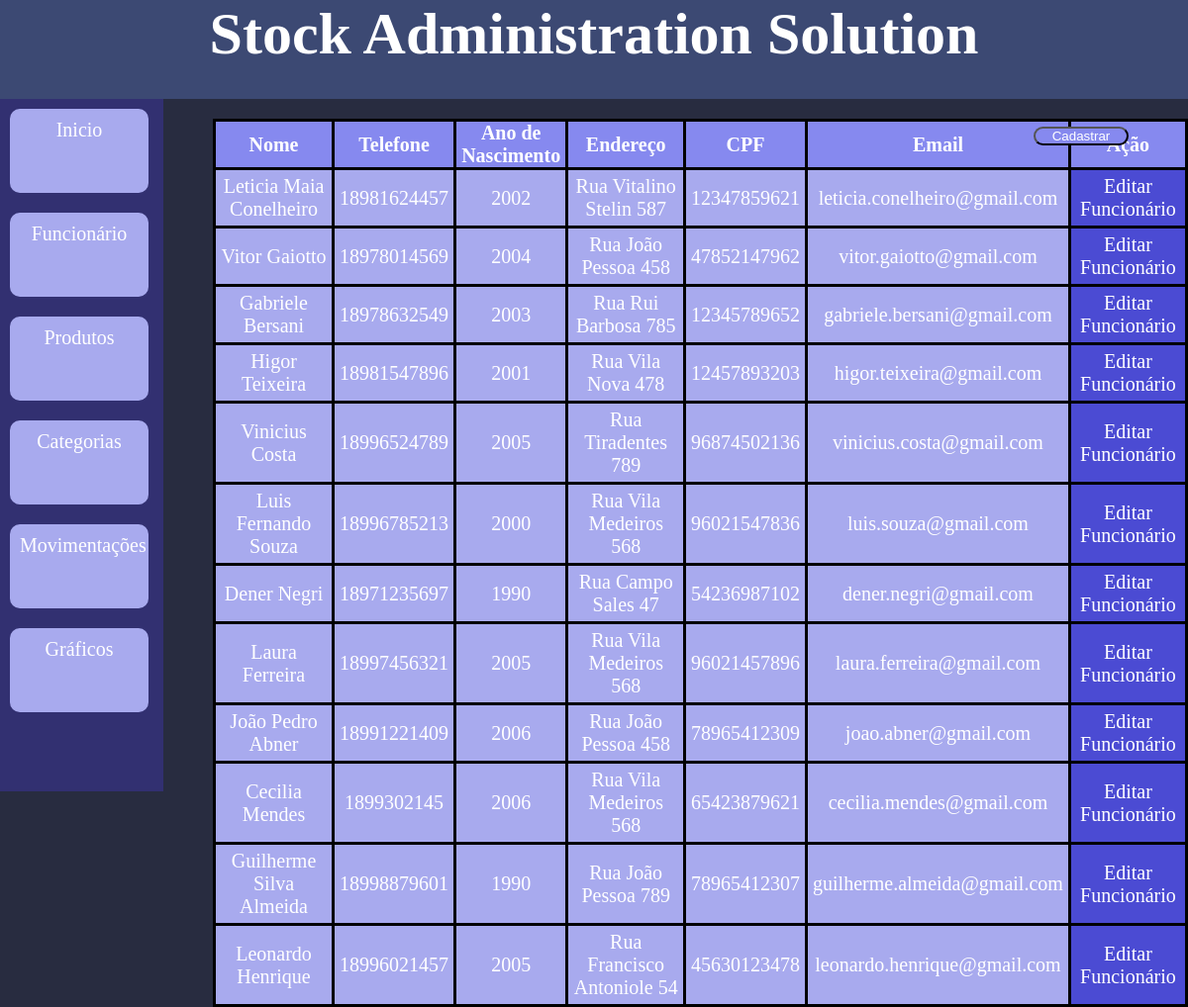
The page /funcionarios on the database as committed earlier.
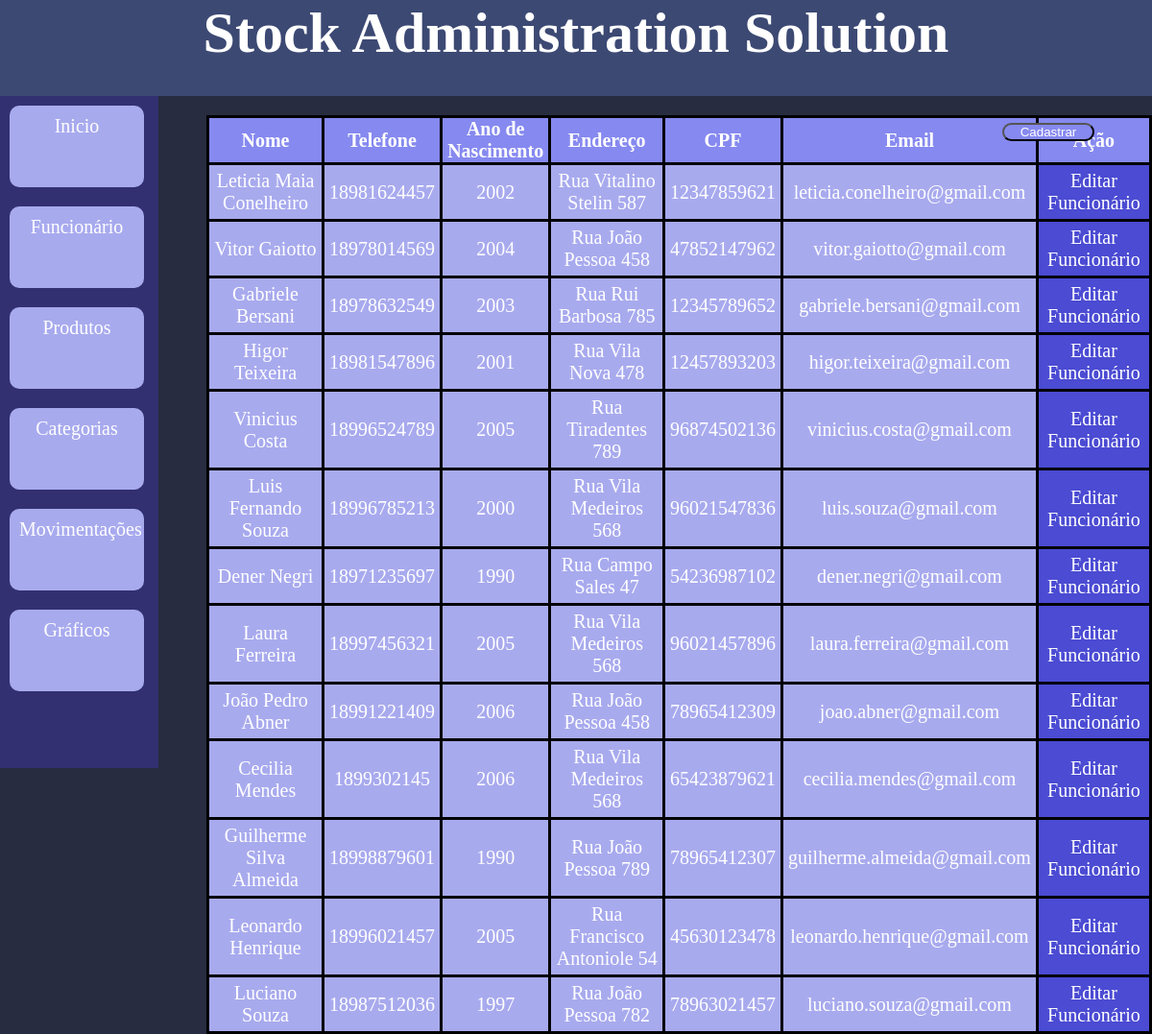
The same page on the database as committed later.
### models.py (models this page shows, shortened)
class Funcionario(Base):
    __tablename__ = 'funcionarios'
    id = Column(Integer, primary_key=True)
    nome = Column(String(40), nullable=False, index=True)
    telefone = Column(String(11), nullable=False, index=True, unique=True)
    ano_de_nascimento = Column(Integer, nullable=False, index=True)
    endereco = Column(String(40), nullable=False, index=True)
    cpf = Column(String(11), nullable=False, index=True, unique=True)
    email = Column(String(50), nullable=False, index=True, unique=True)
    def serialize_user(self):
        dados_funcionario = {
            'id': self.id,
            'nome': self.nome,
            'telefone': self.telefone,
            'ano_de_nascimento': self.ano_de_nascimento,
            'endereco': self.endereco,
            'cpf': self.cpf,
            'email': self.email,
        }
        return dados_funcionario

### app.py (the view)
@app.route('/funcionarios', methods=['GET'])
def funcionarios():
    sql_funcionarios = select(Funcionario)
    resultado_funcionarios = db_sesion.execute(sql_funcionarios).scalars()
    lista_funcionarios = []
    for x in resultado_funcionarios:
        lista_funcionarios.append(x.serialize_user())
        print(lista_funcionarios[-1])
    return render_template("lista_funcionarios.html",
                           funcionarios_banco=lista_funcionarios)

### templates/lista_funcionarios.html
{% extends 'base.html' %}
{% block conteudo %}
<table class="funcionario_tab">
    <thead>
        <tr>
            <th>Nome</th>
            <th>Telefone</th>
            <th>Ano de Nascimento</th>
            <th>Endereço</th>
            <th>CPF</th>
            <th>Email</th>
            <th>Ação</th>
        </tr>
    </thead>
    <tbody>
        {% for item in funcionarios_banco%}
        <tr>
            <td>{{item.nome}}</td>
            <td>{{item.telefone}}</td>
            <td>{{item.ano_de_nascimento}}</td>
            <td>{{item.endereco}}</td>
            <td>{{item.cpf}}</td>
            <td>{{item.email}}</td>
            <td class="editar"><a href="{{ url_for('editar_funcionario',id=item.id) }}">Editar Funcionário</a></td>
        </tr>
        {% endfor %}
    </tbody>
</table>
<button class="continuar"><a href="{{url_for('criar_funcionario')}}">Cadastrar</a></button>
{% endblock conteudo %}

### templates/base.html (shortened to what this page needs)
<!doctype html>
<html lang="pt-BR">
<head>
    <link rel="stylesheet" href="../static/base.css">
</head>
<body>
<div class="container">
<div class="header">
    <h1>Stock Administration Solution </h1>
</div>
<nav>
    <ul>
         <a href="{{ url_for('inicio') }}"> <div class="botao">
             Inicio</div> </a>
        <a href="{{ url_for('funcionarios') }}"> <div class="botao">
             Funcionário</div> </a>
        <a href="{{ url_for('produtos') }}"> <div class="botao">
             Produtos</div> </a>
        <a href="{{ url_for('categorias') }}"> <div class="botao">
             Categorias</div> </a>
        <a href="{{ url_for('movimentacoes') }}"> <div class="botao">
             Movimentações</div> </a>
        <a href="{{ url_for('graficos') }}"> <div class="botao">
             Gráficos</div> </a>
    </ul>
</nav>
<main>
    {% block conteudo %}
    {% endblock conteudo %}
</main>
</div>
</body>
</html>

### static/base.css (style rules this page uses)
* { margin: 0; padding: 0; }
body, html { height: 100vh; font-family: "Berlin Sans FB"; font-size: 20px; background-color: #282c40; }
li, a { color: white; text-decoration: none; }
div { color: white; }
.container { display: block; width: 100vw; height: 100vh; }
.header { text-align: center; font-size: 30px; display: block; background-color: #3c4973; height: 100px; width: 100%; color: white; }
nav { display: inline-block; height: calc(100% - 100px); width: 165px; background-color: #323071; float: left; text-align: center; color: white; }
main { display: inline-block; background-color: #282c40; width: calc(100% - 165px); height: calc(100% - 100px); vertical-align: top; float: left; align-content: center; align-items: center; }
.botao { font-size: 10px; background-color: #a8aaee; height: 65px; width: 120px; border-radius: 10px; margin: 10px; padding: 10px; font-size: 20px; float: left; }
table, td, th { border: 3px solid black; border-collapse: collapse; }
td { text-align: center; padding: 5px; background-color: #a8aaee; color: white; }
th { background-color: #8689ef; color: white; }
.editar { background-color: #4b4bd3; }
.funcionario_tab { margin-left: 50px; margin-top: 20px; }
.continuar { position: absolute; width: 8%; background-color: #8689ef; text-align: center; color: white; border-radius: 20px; height: auto; top: 16vh; right: 5vw; }

Rows that differ between the two databases and show on the page:
added Funcionario: nome "Luciano Souza", telefone "18987512036", ano_de_nascimento "1997", endereco "Rua João Pessoa 782", cpf "78963021457", email "luciano.souza@gmail.com"
